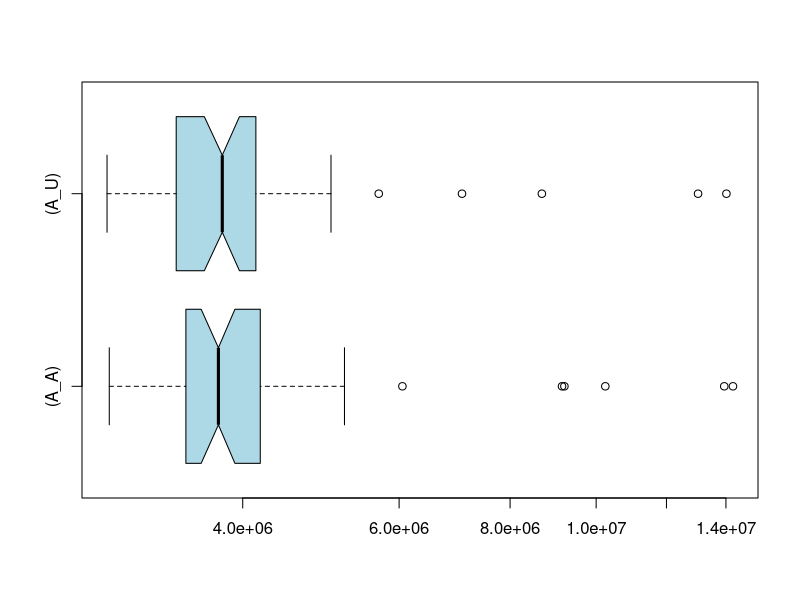

R code for this plot:
if (exists("A_A")) remove("A_A")
if (exists("A_U")) remove("A_U")
if (exists("C_A")) remove("C_A")
if (exists("C_U")) remove("C_U")
A_U<-c(3905696,4154128,4444612,3802728,3915648,4614591,3823223,4482718,3329778,2859043,2853634,2871305,3050930,2918399,2859205,2813840,3812551,3784519,3653349,8687309,3249226,3366449,2825109,2903611,3832162,3985404,3709081,3832345,7062484,3724077,14017897,4569746,3855084,3663274,3507169,4363005,5028721,3815229,4043397,13024281,3951886,3614371,3463014,5691489,3762346,3361435,3423100,3747821,4138888,3670310)
A_A<-c(6051388,4172089,4186465,3990926,3712403,4237260,4367299,4265749,4240477,2938027,2897371,2830194,2885060,2848355,2849642,2959469,3846061,4181885,3385167,4177506,3482517,3536907,3118065,2847346,2854988,3641852,3792222,3452042,10240674,4274350,3779013,4094658,9209654,3458759,3607693,3745809,3651471,5207635,3912162,9152739,3579325,3765603,3555443,13939178,4046230,3610169,3334537,14257699,3870844,3524008)
if (exists("A_U")) boxplot.stats(A_U)
if (exists("A_A")) boxplot.stats(A_A)
if (exists("C_U")) boxplot.stats(C_U)
if (exists("C_A")) boxplot.stats(C_A)
if (exists("A_U")) summary(A_U)
if (exists("A_A")) summary(A_A)
if (exists("C_U")) summary(C_U)
if (exists("C_A")) summary(C_A)
if (exists("A_U")) boxplot(A_A,A_U,col="lightblue",horizontal=TRUE,log="x",match=TRUE,names=c("(A_A)","(A_U)"),notch=TRUE)
if (exists("C_U")) boxplot(C_A,C_U,col="lightblue",horizontal=TRUE,log="x",match=TRUE,names=c("(C_A)","(C_U)"),notch=TRUE)
